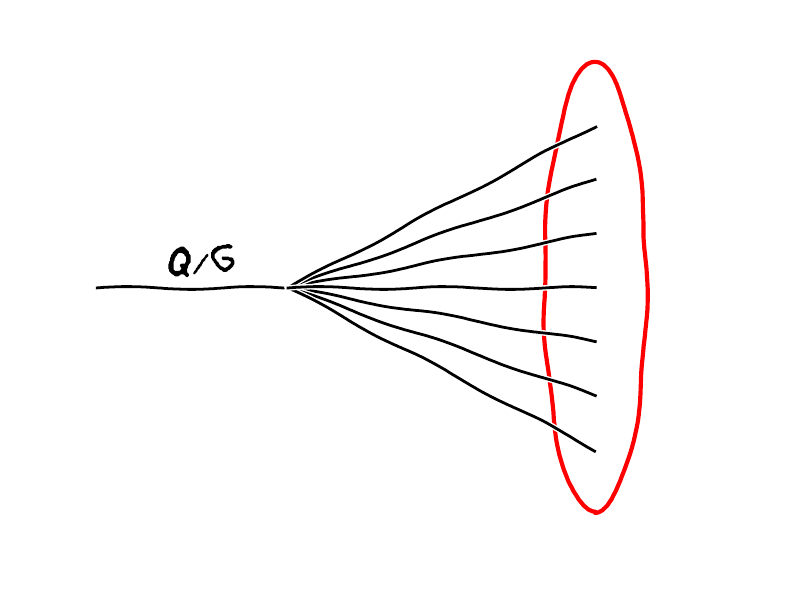

The Python source for this figure:
import matplotlib.pyplot as plt
import matplotlib.path as mpath
import matplotlib.patches as mpatches
import numpy as np
from matplotlib.patches import Ellipse

with plt.xkcd():

    fig = plt.figure()
    ax = fig.add_axes((0.12, 0.12, 0.8, 0.8))
    ax.set_ylim([18, 82])
    ax.set_xlim([10, 60])
    plt.axis('off')

    # draw incoming q/g
    t = np.arange(10,26)
    in_W = np.array([50]*16)
    plt.plot(t,in_W,color='black',linestyle='-')
    fig.text(0.25, 0.55,'q/g',ha='center',fontsize=30,color='black')

    # draw hadronization stuff
    thad = np.arange(25,50)
    had1 = np.array([50-(x-25)*0.3 for x in thad])
    plt.plot(thad,had1,color='black',linestyle='-')
    had2 = np.array([50-(x-25)*0.6 for x in thad])
    plt.plot(thad,had2,color='black',linestyle='-')
    had3 = np.array([50-(x-25)*0.9 for x in thad])
    plt.plot(thad,had3,color='black',linestyle='-')
    had1p = np.array([50+(x-25)*0.3 for x in thad])
    plt.plot(thad,had1p,color='black',linestyle='-')
    had2p = np.array([50+(x-25)*0.6 for x in thad])
    plt.plot(thad,had2p,color='black',linestyle='-')
    had3p = np.array([50+(x-25)*0.9 for x in thad])
    plt.plot(thad,had3p,color='black',linestyle='-')
    had3 = np.array([50 for x in thad])
    plt.plot(thad,had3,color='black',linestyle='-')

    # draw ellipses 
    el3 = Ellipse(xy=(49,50),width=8,height=60,angle=0,lw=3,fc='none',edgecolor='r')
    ax.add_patch(el3)

    plt.savefig("qg_jets.pdf")

# Somehow needed, otherwise it crashes..
# Haven't figured out why yet
plt.show()    

